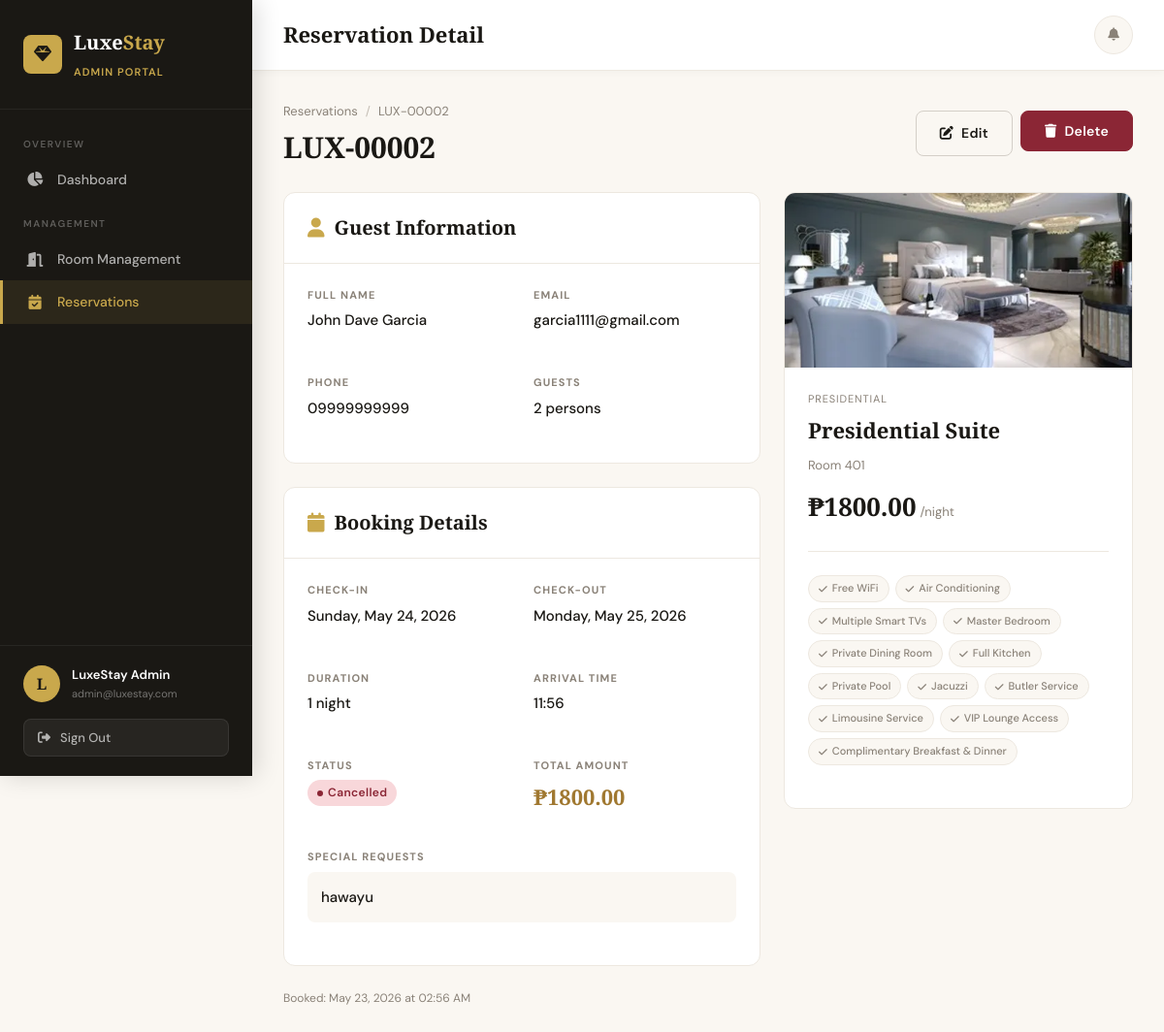
The app's page /admin/reservations/2 (signed in) with its own data.
### app/models/user.py (models this page shows, shortened)
class User(db.Model, UserMixin):
    __tablename__ = 'users'
    id = db.Column(db.Integer, primary_key=True)
    fullname = db.Column(db.String(150), nullable=False)
    email = db.Column(db.String(150), unique=True, nullable=False)
    password = db.Column(db.String(256), nullable=False)
    phone = db.Column(db.String(20), nullable=True)
    role = db.Column(db.String(20), nullable=False, default='customer')
    created_at = db.Column(db.DateTime, default=datetime.utcnow)
    reservations = db.relationship('Reservation', backref='customer', lazy=True)
    def is_admin(self):
        return self.role == 'admin'

### app/models/reservation.py (models this page shows, shortened)
class Reservation(db.Model):
    __tablename__ = 'reservations'
    id = db.Column(db.Integer, primary_key=True)
    user_id = db.Column(db.Integer, db.ForeignKey('users.id'), nullable=False)
    room_id = db.Column(db.Integer, db.ForeignKey('rooms.id'), nullable=False)
    fullname = db.Column(db.String(150), nullable=False)
    email = db.Column(db.String(150), nullable=False)
    phone = db.Column(db.String(20), nullable=False)
    check_in = db.Column(db.Date, nullable=False)
    check_out = db.Column(db.Date, nullable=False)
    arrival_time = db.Column(db.String(20), nullable=True)
    guests = db.Column(db.Integer, nullable=False, default=1)
    special_requests = db.Column(db.Text, nullable=True)
    status = db.Column(db.String(20), nullable=False, default='pending')  # pending, confirmed, cancelled
    created_at = db.Column(db.DateTime, default=datetime.utcnow)
    updated_at = db.Column(db.DateTime, default=datetime.utcnow, onupdate=datetime.utcnow)
    def nights(self):
        delta = self.check_out - self.check_in
        return delta.days
    def total_price(self):
        return self.nights() * self.room.price
    def booking_reference(self):
        return f'LUX-{self.id:05d}'

### app/models/room.py (models this page shows, shortened)
class Room(db.Model):
    __tablename__ = 'rooms'
    id = db.Column(db.Integer, primary_key=True)
    room_number = db.Column(db.String(20), unique=True, nullable=False)
    room_name = db.Column(db.String(100), nullable=False)
    room_type = db.Column(db.String(50), nullable=False)
    price = db.Column(db.Float, nullable=False)
    description = db.Column(db.Text, nullable=True)
    amenities = db.Column(db.Text, nullable=True)
    image = db.Column(db.String(256), nullable=True, default='default_room.jpg')
    availability = db.Column(db.Boolean, default=True)
    created_at = db.Column(db.DateTime, default=datetime.utcnow)
    reservations = db.relationship('Reservation', backref='room', lazy=True)
    def get_amenities_list(self):
        if self.amenities:
            return [a.strip() for a in self.amenities.split(',')]
        return []

### app/routes/admin.py (the view)
@admin_bp.route('/reservations/<int:res_id>')
@login_required
@admin_required
def reservation_detail(res_id):
    res = Reservation.query.get_or_404(res_id)
    return render_template('admin/reservation_detail.html', res=res)

### app/routes/admin.py (called while the page is built)
def admin_required(f):
    @wraps(f)
    def decorated(*args, **kwargs):
        if not current_user.is_authenticated or not current_user.is_admin():
            flash('Access denied. Admin privileges required.', 'danger')
            return redirect(url_for('auth.login'))
        return f(*args, **kwargs)
    return decorated

### app/templates/admin/reservation_detail.html (shortened to what this page needs)
{% extends "admin/base_admin.html" %}
{% block page_title %}Reservation Detail{% endblock %}
{% block admin_content %}
<div class="page-header">
  <div class="page-header-left">
    <div class="breadcrumb">
      <a href="{{ url_for('admin.reservations') }}">Reservations</a>
      <span class="sep">/</span>
      <span>{{ res.booking_reference() }}</span>
    </div>
    <h1>{{ res.booking_reference() }}</h1>
  </div>
  <div class="d-flex gap-8">
    <a href="{{ url_for('admin.edit_reservation', res_id=res.id) }}" class="btn btn-outline"><i class="fas fa-edit"></i> Edit</a>
    <form method="POST" action="{{ url_for('admin.delete_reservation', res_id=res.id) }}">
      <button class="btn btn-danger" data-confirm="Permanently delete this reservation?"><i class="fas fa-trash"></i> Delete</button>
    </form>
  </div>
</div>
<div style="display:grid;grid-template-columns:1fr 360px;gap:24px;align-items:start;">
  <div>
    <div class="card mb-24">
      <div class="card-header"><div class="card-title"><i class="fas fa-user" style="color:var(--gold);margin-right:10px;"></i>Guest Information</div></div>
      <div class="card-body">
        <div class="detail-grid">
          <div class="detail-item"><div class="detail-label">Full Name</div><div class="detail-value">{{ res.fullname }}</div></div>
          <div class="detail-item"><div class="detail-label">Email</div><div class="detail-value">{{ res.email }}</div></div>
          <div class="detail-item"><div class="detail-label">Phone</div><div class="detail-value">{{ res.phone }}</div></div>
          <div class="detail-item"><div class="detail-label">Guests</div><div class="detail-value">{{ res.guests }} person{{ 's' if res.guests != 1 }}</div></div>
        </div>
      </div>
    </div>
    <div class="card mb-24">
      <div class="card-header"><div class="card-title"><i class="fas fa-calendar" style="color:var(--gold);margin-right:10px;"></i>Booking Details</div></div>
      <div class="card-body">
        <div class="detail-grid">
          <div class="detail-item"><div class="detail-label">Check-in</div><div class="detail-value">{{ res.check_in.strftime('%A, %B %d, %Y') }}</div></div>
          <div class="detail-item"><div class="detail-label">Check-out</div><div class="detail-value">{{ res.check_out.strftime('%A, %B %d, %Y') }}</div></div>
          <div class="detail-item"><div class="detail-label">Duration</div><div class="detail-value">{{ res.nights() }} night{{ 's' if res.nights() != 1 }}</div></div>
          <div class="detail-item"><div class="detail-label">Arrival Time</div><div class="detail-value">{{ res.arrival_time or 'Not specified' }}</div></div>
          <div class="detail-item"><div class="detail-label">Status</div><div class="detail-value"><span class="badge badge-{{ res.status }}">{{ res.status }}</span></div></div>
          <div class="detail-item"><div class="detail-label">Total Amount</div><div class="detail-value" style="font-family:'Cormorant Garamond',serif;font-size:22px;font-weight:700;color:var(--gold-dark);">₱{{ "%.2f"|format(res.total_price()) }}</div></div>
        </div>
        {% if res.special_requests %}
        <div class="detail-item mt-16">
          <div class="detail-label">Special Requests</div>
          <div class="detail-value" style="background:var(--cream);padding:14px;border-radius:var(--radius-sm);margin-top:6px;">{{ res.special_requests }}</div>
        </div>
        {% endif %}
      </div>
    </div>
    <div style="font-size:12px;color:var(--stone);">
      Booked: {{ res.created_at.strftime('%B %d, %Y at %I:%M %p') }}
    </div>
  </div>
  <div class="card">
    <div class="room-card-image" style="height:180px;">
      <img src="{{ url_for('static', filename='uploads/rooms/' + res.room.image) }}"
        alt="{{ res.room.room_name }}" style="width:100%;height:100%;object-fit:cover;"
        onerror="this.src='https://images.unsplash.com/photo-1631049307264-da0ec9d70304?w=400&q=80'">
    </div>
    <div class="card-body">
      <div style="font-size:11px;color:var(--stone);letter-spacing:.08em;text-transform:uppercase;margin-bottom:6px;">{{ res.room.room_type }}</div>
      <div style="font-family:'Cormorant Garamond',serif;font-size:22px;font-weight:600;margin-bottom:8px;">{{ res.room.room_name }}</div>
      <div style="font-size:13px;color:var(--stone);margin-bottom:12px;">Room {{ res.room.room_number }}</div>
      <div class="room-card-price">
        <span class="room-price-amount">₱{{ "%.2f"|format(res.room.price) }}</span>
        <span class="room-price-per">/night</span>
      </div>
      <hr class="divider">
      <div class="room-amenities">
        {% for a in res.room.get_amenities_list() %}
          <span class="amenity-tag"><i class="fas fa-check"></i>{{ a }}</span>
        {% endfor %}
      </div>
    </div>
  </div>
</div>
{% endblock %}

### app/templates/admin/base_admin.html (shortened to what this page needs)
{% extends "base.html" %}
{% block content %}
<div class="app-layout">
  <aside class="sidebar" id="sidebar">
    <div class="sidebar-header">
      <div class="sidebar-logo">
        <div class="logo-icon"><i class="fas fa-gem"></i></div>
        <div>
          <div class="logo-name">Luxe<span>Stay</span></div>
          <div class="sidebar-role">Admin Portal</div>
        </div>
      </div>
    </div>
    <nav class="sidebar-nav">
      <div class="nav-section">
        <div class="nav-section-label">Overview</div>
        <a href="{{ url_for('admin.dashboard') }}" class="nav-link {% if request.endpoint == 'admin.dashboard' %}active{% endif %}">
          <i class="fas fa-chart-pie"></i> Dashboard
        </a>
      </div>
      <div class="nav-section">
        <div class="nav-section-label">Management</div>
        <a href="{{ url_for('admin.rooms') }}" class="nav-link {% if 'room' in request.endpoint %}active{% endif %}">
          <i class="fas fa-door-open"></i> Room Management
        </a>
        <a href="{{ url_for('admin.reservations') }}" class="nav-link {% if 'reservation' in request.endpoint and request.endpoint != 'admin.dashboard' %}active{% endif %}">
          <i class="fas fa-calendar-check"></i> Reservations
        </a>
      </div>
    </nav>
    <div class="sidebar-footer">
      <div class="sidebar-user">
        <div class="sidebar-avatar">{{ current_user.fullname[0] }}</div>
        <div class="sidebar-user-info">
          <div class="name">{{ current_user.fullname }}</div>
          <div class="email">{{ current_user.email }}</div>
        </div>
      </div>
      <form action="{{ url_for('auth.logout') }}" method="GET">
        <button type="submit" class="btn-logout"><i class="fas fa-sign-out-alt"></i> Sign Out</button>
      </form>
    </div>
  </aside>
  <div class="main-content">
    <header class="topbar">
      <div class="d-flex align-center gap-12">
        <div class="topbar-title">{% block page_title %}Dashboard{% endblock %}</div>
      </div>
      <div class="topbar-actions">
        <div style="position:relative;">
          <button class="notification-btn" id="notifBtn" title="Notifications">
            <i class="fas fa-bell"></i>
          </button>
        </div>
      </div>
    </header>
    <div class="page-content">
      {% block admin_content %}{% endblock %}
    </div>
  </div>
</div>
{% endblock %}

### records on screen
User: fullname "L", fullname "LuxeStay Admin", email "admin@luxestay.com"
Reservation: booking_reference "LUX-00002", fullname "John Dave Garcia", email "garcia1111@gmail.com", phone "09999999999", guests "2", guests "s", check_in "Sunday, May 24, 2026", check_out "Monday, May 25, 2026", nights "1", arrival_time "11:56", status "Cancelled", total_price "1800.00", special_requests "hawayu", created_at "May 23, 2026 at 02:56 AM"
Room: image (picture), room.room_type "PRESIDENTIAL", room.room_name "Presidential Suite", room.room_number "401", room.price "1800.00"

### other values on screen
{{ a }} "Free WiFi" "Air Conditioning" "Multiple Smart TVs" "Master Bedroom" "Private Dining Room" "Full Kitchen" "Private Pool" "Jacuzzi" "Butler Service" "Limousine Service" "VIP Lounge Access" "Complimentary Breakfast & Dinner"
